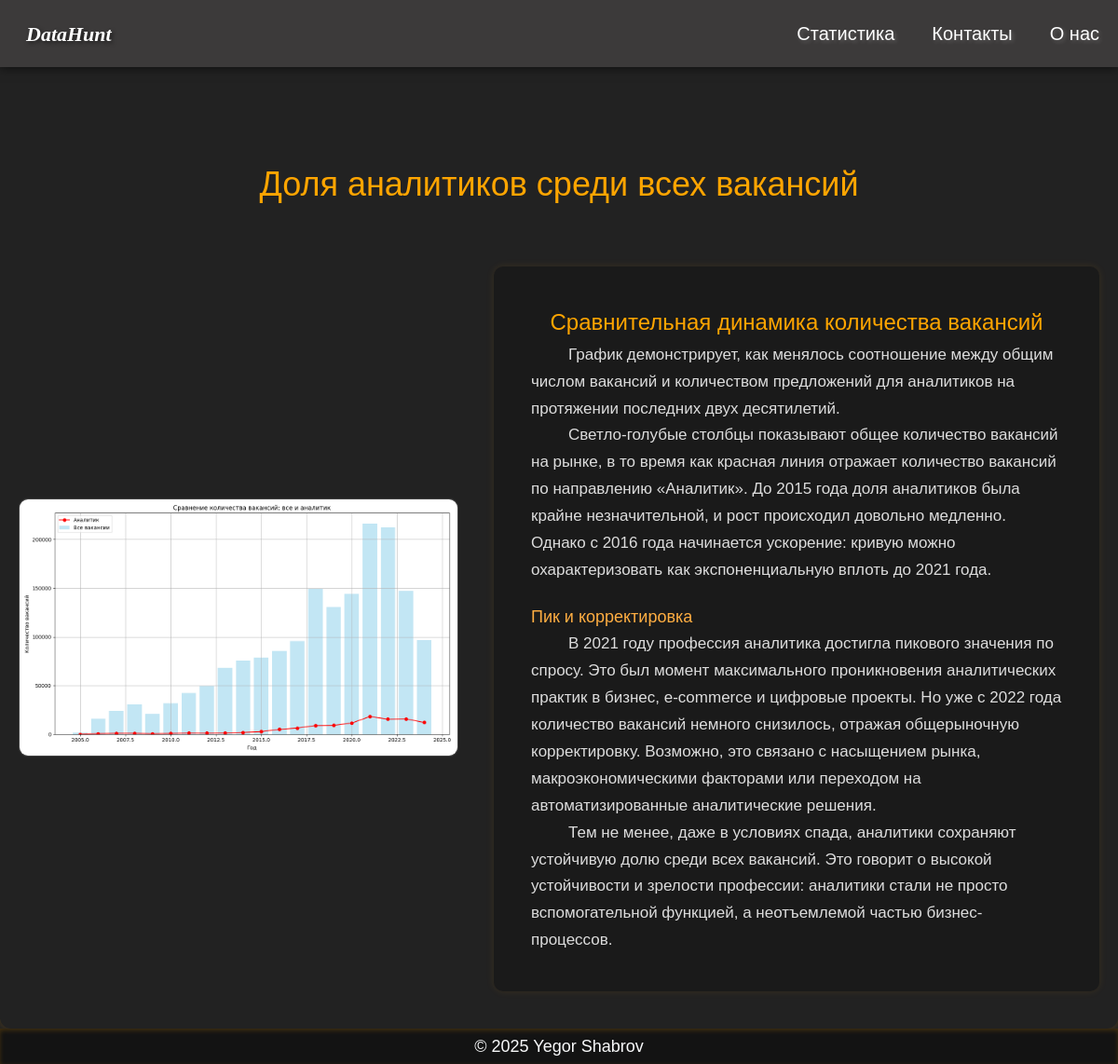
The app's page /statistics/GeneralStatistics/ with its own data.
### main/models.py (models this page shows, shortened)
class Article(models.Model):
    title = models.CharField(max_length=200)
    content = models.TextField()
    slug = models.SlugField(max_length=200, unique=True, blank=True, null=True)

### main/views.py (the view)
# urls.py: path('statistics/<slug:slug>/', views.article_direct, name='article_direct'),
def article_direct(request, slug):
    article = Article.objects.get(slug=slug)
    return render(request, 'main/article_direct.html', {'article': article})

### main/templates/main/article_direct.html (shortened to what this page needs)
{% extends 'article_list.html' %}
{% load static %}
{% block content %}
<div class="top-spacer"></div>
<div>
    {{ article.content|safe }}
</div>
{% endblock %}

### main/static/css/static.css (style rules this page uses)
body { background-color: #222222; margin: 0; font-family: 'Segoe UI', sans-serif; color: white; }
html { scrollbar-width: thin; scrollbar-color: #3c3a3a #1f1f1f; }
.top-spacer { display: flex; height: 60px; width: 100%; background-color: transparent; }

### records on screen
Article: content "Доля аналитиков среди всех вакансий Сравнительная динамика количества вакансий График демонстрирует, как менялось соотношение между общим числом вакансий и количеством предложений для аналитиков на протяжении последних двух десятилетий. Светло-голубые столбцы показывают общее количество вакансий на рынке, в то время как красная линия отражает количество вакансий по направлению «Аналитик». До 2015 года доля аналитиков была крайне незначительной, и рост происходил довольно медленно. Однако с 2016 года начинается ускорение: кривую можно охарактеризовать как экспоненциальную вплоть до 2021 года. Пик и корректировка В 2021 году профессия аналитика достигла пикового значения по спросу. Это был…", content (picture)
